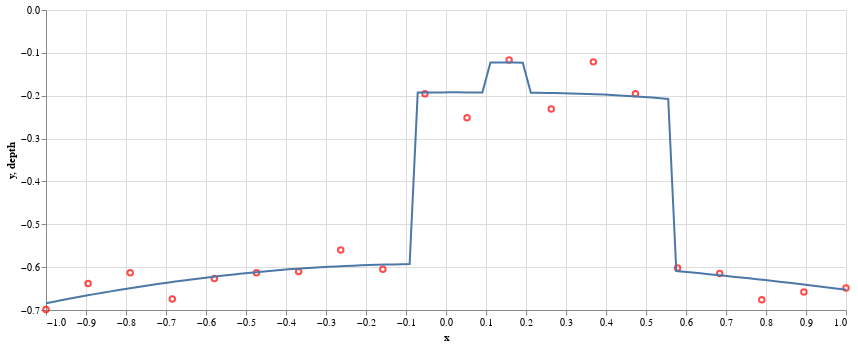

This figure's notebook cell:
### Markdown cell above
Rudolph makes his measurements.

### Code cell
measurements = pd.DataFrame(dict(x=np.linspace(house['x'].min(), house['x'].max(), npoints.value)))
f = interp1d(house['x'], house['depth'])
measurements['f'] = f(measurements['x'])
measurements['y'] = measurements['f'] + bb.rng.normal(0, error_sd.value, size=npoints.value)
measurements_chart = (
    alt.Chart(measurements)
    .mark_point(color='red')
    .encode(x='x', y='y'))
(measurements_chart + house_chart).properties(width=800, height=300)

### Figure 1 — Vega-Lite specification as saved in the notebook (floating-point values rounded to 4 significant figures)
{"config": {"view": {"continuousWidth": 400, "continuousHeight": 300}}, "layer": [{"data": {"name": "data-f63a851d5e78d5724445d444b04c5d04"}, "mark": {"type": "point", "color": "red"}, "encoding": {"x": {"type": "quantitative", "field": "x"}, "y": {"type": "quantitative", "field": "y"}}}, {"data": {"name": "data-628e1abb3ffedae0f49ccae39a223b3b"}, "mark": "line", "encoding": {"x": {"type": "quantitative", "field": "x"}, "y": {"type": "quantitative", "field": "depth"}}}], "height": 300, "width": 800, "$schema": "https://vega.github.io/schema/vega-lite/v4.8.1.json", "datasets": {"data-f63a851d5e78d5724445d444b04c5d04": [{"x": -1.0, "f": -0.6843, "y": -0.6988}, {"x": -0.8947, "f": -0.6656, "y": -0.638}, {"x": -0.7895, "f": -0.6492, "y": -0.6132}, {"x": -0.6842, "f": -0.6347, "y": -0.6741}, {"x": -0.5789, "f": -0.6222, "y": -0.6263}, {"x": -0.4737, "f": -0.6116, "y": -0.613}, {"x": -0.3684, "f": -0.6034, "y": -0.6104}, {"x": -0.2632, "f": -0.5978, "y": -0.56}, {"x": -0.1579, "f": -0.5942, "y": -0.605}, {"x": -0.05263, "f": -0.1925, "y": -0.1953}, {"x": 0.05263, "f": -0.1922, "y": -0.2516}, {"x": 0.1579, "f": -0.1226, "y": -0.1167}, {"x": 0.2632, "f": -0.1937, "y": -0.2313}, {"x": 0.3684, "f": -0.1965, "y": -0.121}, {"x": 0.4737, "f": -0.2015, "y": -0.1956}, {"x": 0.5789, "f": -0.6094, "y": -0.602}, {"x": 0.6842, "f": -0.619, "y": -0.615}, {"x": 0.7895, "f": -0.6294, "y": -0.6762}, {"x": 0.8947, "f": -0.6407, "y": -0.6581}, {"x": 1.0, "f": -0.6529, "y": -0.6484}], "data-628e1abb3ffedae0f49ccae39a223b3b": [{"x": -1.0, "depth": -0.6843}, {"x": -0.9798, "depth": -0.6805}, {"x": -0.9596, "depth": -0.6768}, {"x": -0.9394, "depth": -0.6732}, {"x": -0.9192, "depth": -0.6697}, {"x": -0.899, "depth": -0.6663}, {"x": -0.8788, "depth": -0.663}, {"x": -0.8586, "depth": -0.6597}, {"x": -0.8384, "depth": -0.6565}, {"x": -0.8182, "depth": -0.6534}, {"x": -0.798, "depth": -0.6504}, {"x": -0.7778, "depth": -0.6475}, {"x": -0.7576, "depth": -0.6446}, {"x": -0.7374, "depth": -0.6417}, {"x": -0.7172, "depth": -0.639}, {"x": -0.697, "depth": -0.6363}, {"x": -0.6768, "depth": -0.6337}, {"x": -0.6566, "depth": -0.6312}, {"x": -0.6364, "depth": -0.6288}, {"x": -0.6162, "depth": -0.6264}, {"x": -0.596, "depth": -0.6241}, {"x": -0.5758, "depth": -0.6218}, {"x": -0.5556, "depth": -0.6197}, {"x": -0.5354, "depth": -0.6175}, {"x": -0.5152, "depth": -0.6155}, {"x": -0.4949, "depth": -0.6135}, {"x": -0.4747, "depth": -0.6117}, {"x": -0.4545, "depth": -0.6099}, {"x": -0.4343, "depth": -0.6082}, {"x": -0.4141, "depth": -0.6066}, {"x": -0.3939, "depth": -0.6052}, {"x": -0.3737, "depth": -0.6038}, {"x": -0.3535, "depth": -0.6025}, {"x": -0.3333, "depth": -0.6013}, {"x": -0.3131, "depth": -0.6002}, {"x": -0.2929, "depth": -0.5992}, {"x": -0.2727, "depth": -0.5982}, {"x": -0.2525, "depth": -0.5974}, {"x": -0.2323, "depth": -0.5966}, {"x": -0.2121, "depth": -0.5958}, {"x": -0.1919, "depth": -0.5951}, {"x": -0.1717, "depth": -0.5945}, {"x": -0.1515, "depth": -0.594}, {"x": -0.1313, "depth": -0.5936}, {"x": -0.1111, "depth": -0.5932}, {"x": -0.09091, "depth": -0.5929}, {"x": -0.07071, "depth": -0.1927}, {"x": -0.05051, "depth": -0.1925}, {"x": -0.0303, "depth": -0.1923}, {"x": -0.0101, "depth": -0.1922}, {"x": 0.0101, "depth": -0.1922}, {"x": 0.0303, "depth": -0.1922}, {"x": 0.05051, "depth": -0.1922}, {"x": 0.07071, "depth": -0.1922}, {"x": 0.09091, "depth": -0.1923}, {"x": 0.1111, "depth": -0.1223}, {"x": 0.1313, "depth": -0.1224}, {"x": 0.1515, "depth": -0.1225}, {"x": 0.1717, "depth": -0.1227}, {"x": 0.1919, "depth": -0.1228}, {"x": 0.2121, "depth": -0.193}, {"x": 0.2323, "depth": -0.1932}, {"x": 0.2525, "depth": -0.1935}, {"x": 0.2727, "depth": -0.1939}, {"x": 0.2929, "depth": -0.1943}, {"x": 0.3131, "depth": -0.1947}, {"x": 0.3333, "depth": -0.1953}, {"x": 0.3535, "depth": -0.1959}, {"x": 0.3737, "depth": -0.1966}, {"x": 0.3939, "depth": -0.1974}, {"x": 0.4141, "depth": -0.1983}, {"x": 0.4343, "depth": -0.1993}, {"x": 0.4545, "depth": -0.2004}, {"x": 0.4747, "depth": -0.2016}, {"x": 0.4949, "depth": -0.2029}, {"x": 0.5152, "depth": -0.2043}, {"x": 0.5354, "depth": -0.2058}, {"x": 0.5556, "depth": -0.2074}, {"x": 0.5758, "depth": -0.6091}, {"x": 0.596, "depth": -0.6108}, {"x": 0.6162, "depth": -0.6126}, {"x": 0.6364, "depth": -0.6145}, {"x": 0.6566, "depth": -0.6163}, {"x": 0.6768, "depth": -0.6183}, {"x": 0.697, "depth": -0.6202}, {"x": 0.7172, "depth": -0.6222}, {"x": 0.7374, "depth": -0.6241}, {"x": 0.7576, "depth": -0.6261}, {"x": 0.7778, "depth": -0.6282}, {"x": 0.798, "depth": -0.6302}, {"x": 0.8182, "depth": -0.6324}, {"x": 0.8384, "depth": -0.6345}, {"x": 0.8586, "depth": -0.6367}, {"x": 0.8788, "depth": -0.6389}, {"x": 0.899, "depth": -0.6412}, {"x": 0.9192, "depth": -0.6435}, {"x": 0.9394, "depth": -0.6458}, {"x": 0.9596, "depth": -0.6482}, {"x": 0.9798, "depth": -0.6505}, {"x": 1.0, "depth": -0.6529}]}}
